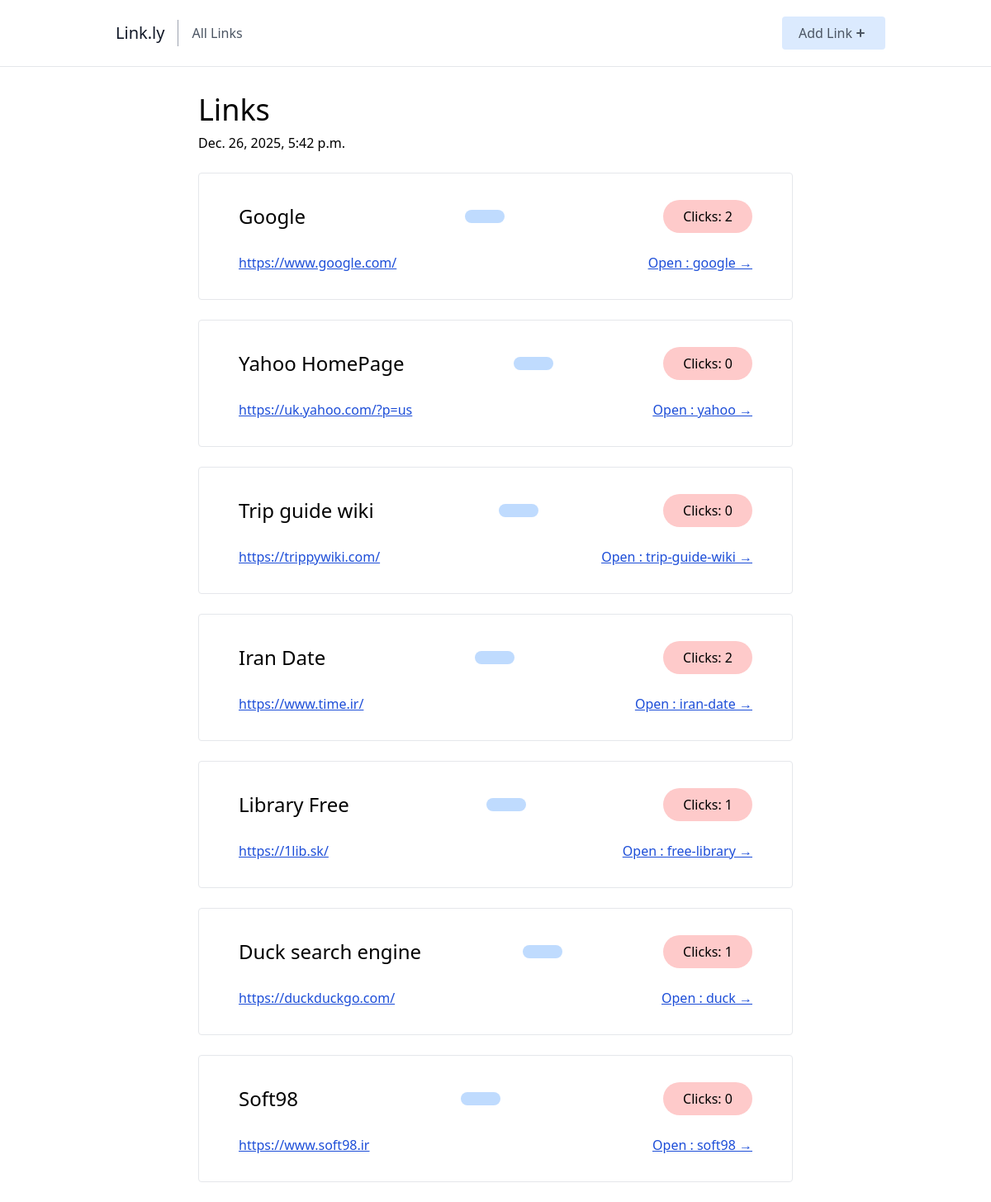
/, run on an earlier commit of the app's database.
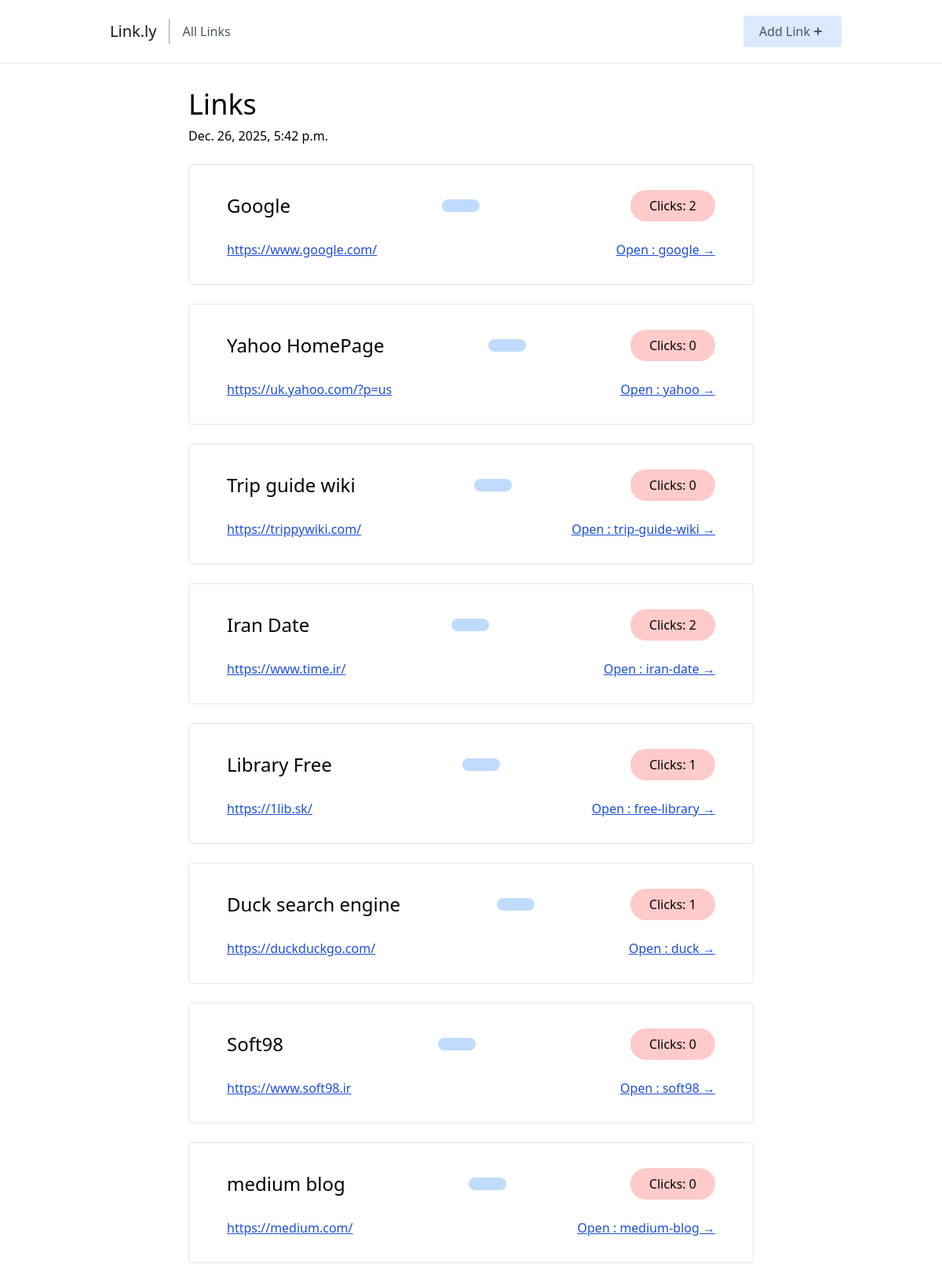
And on a later commit of the database.
### links/models.py (models this page shows, shortened)
class Link(models.Model):
    name = models.CharField(max_length=50 , unique=True)
    url = models.URLField(max_length=200)
    slug = models.SlugField(unique=True , blank=True)
    email = models.EmailField(max_length=100 , default="")
    clicks = models.PositiveIntegerField(default=0)

### links/views.py (the view)
# urls.py: path("", index , name="home"),
def index(request):
    links = Link.objects.all()
    current_date = datetime.now()
    context = {
        "links" : links ,
        "current_date" : current_date
    }
    return render(request , 'links/index.html' , context)

### links/templates/links/index.html
{% extends 'links/_base.html' %}
{% block content %}
<div class="sm:w-2/3 mx-auto px-10">
    <h1 class="text-4xl mb-2">Links</h1>
    <h2> {{current_date}} </h2>
    {% for link in links %}
    <div class="border rounded px-12 py-8 my-6 hover:bg-gray-50">
        <div class="flex justify-between items-center pb-6">
            <p class="text-2xl">{{link.name}}</p>
            <p class="rounded-full bg-blue-200 px-6 py-2">{{link.email}}</p>
            <p class="rounded-full bg-red-200 px-6 py-2">Clicks: {{link.clicks}}</p>
        </div>
        <div class="flex justify-between items-center">
            <p><a class="underline text-blue-700" href="{{link.url}}">{{link.url}}</a></p>
            <p class="underline underline text-blue-700"><a target="_blank" href="{% url "root-link" link.slug %}">Open : {{link.slug}} →</a></p>
        </div>
    </div>
    {% endfor %}
</div>
{% endblock content %}

### links/templates/links/_base.html (shortened to what this page needs)
<html>
    <head>
        <script src="https://cdn.tailwindcss.com"></script>
    </head>
    <body class="">
        <header class="text-gray-600 body-font border-b mb-8">
            <div class="container mx-auto flex flex-wrap px-10 py-5 flex-col md:flex-row items-center">
                <a href="{% url 'home' %}" class="flex title-font font-medium items-center text-gray-900 mb-4 md:mb-0">
                <span class="ml-3 text-xl">Link.ly</span>
                </a>
                <nav class="md:mr-auto md:ml-4 md:py-1 md:pl-4 md:border-l md:border-gray-400	flex flex-wrap items-center text-base justify-center">
                <a href="{% url 'home' %}" class="mr-5 hover:text-gray-900">All Links</a>
                </nav>
                 <a href="{% url 'create-link' %}">
                    <button class="inline-flex items-center bg-blue-100 border-0 py-2 px-5 focus:outline-none hover:bg-blue-200 rounded text-base mt-4 md:mt-0">Add Link
                        <svg xmlns="http://www.w3.org/2000/svg" class="h-5 w-5" viewBox="0 0 20 20" fill="currentColor">
                            <path fill-rule="evenodd" d="M10 5a1 1 0 011 1v3h3a1 1 0 110 2h-3v3a1 1 0 11-2 0v-3H6a1 1 0 110-2h3V6a1 1 0 011-1z" clip-rule="evenodd" />
                        </svg>
                    </button>
                </a>
            </div>
        </header>
        <div>
            {% block content %}
            {% endblock content %}
        </div>
    </body>
</html>

What changed in the data, as far as the page shows it:
added Link: name "medium blog", clicks "0", url "https://medium.com/", slug "medium-blog"
